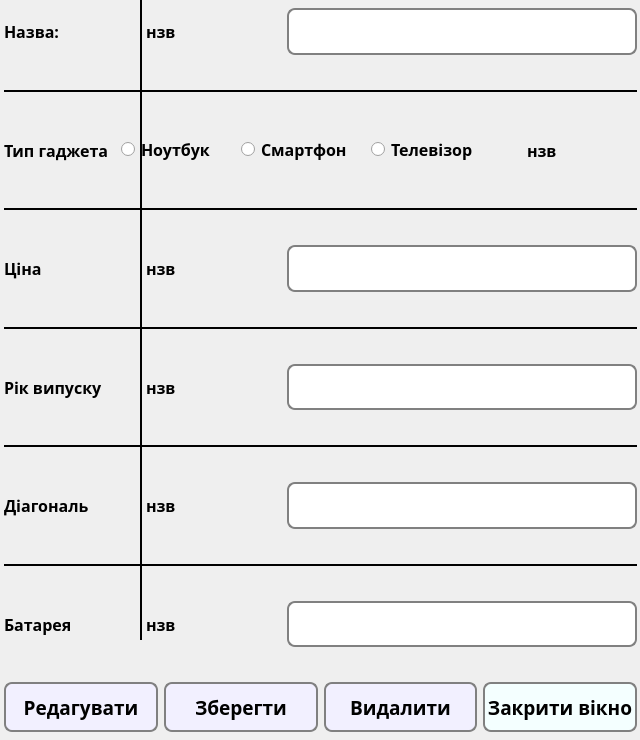
<?xml version="1.0" encoding="UTF-8"?>
<ui version="4.0">
 <class>show_device</class>
 <widget class="QDialog" name="show_device">
  <property name="geometry">
   <rect>
    <x>0</x>
    <y>0</y>
    <width>640</width>
    <height>740</height>
   </rect>
  </property>
  <property name="minimumSize">
   <size>
    <width>640</width>
    <height>740</height>
   </size>
  </property>
  <property name="maximumSize">
   <size>
    <width>640</width>
    <height>740</height>
   </size>
  </property>
  <property name="windowTitle">
   <string>Show device</string>
  </property>
  <widget class="QLabel" name="bg">
   <property name="geometry">
    <rect>
     <x>-30</x>
     <y>-20</y>
     <width>701</width>
     <height>801</height>
    </rect>
   </property>
   <property name="text">
    <string/>
   </property>
  </widget>
  <widget class="QWidget" name="layoutWidget">
   <property name="geometry">
    <rect>
     <x>-20</x>
     <y>-50</y>
     <width>681</width>
     <height>811</height>
    </rect>
   </property>
   <layout class="QVBoxLayout" name="verticalLayout">
    <property name="sizeConstraint">
     <enum>QLayout::SetMinimumSize</enum>
    </property>
    <property name="leftMargin">
     <number>24</number>
    </property>
    <property name="topMargin">
     <number>29</number>
    </property>
    <property name="rightMargin">
     <number>24</number>
    </property>
    <property name="bottomMargin">
     <number>29</number>
    </property>
    <item>
     <layout class="QHBoxLayout" name="horizontalLayout_2">
      <property name="topMargin">
       <number>29</number>
      </property>
      <property name="rightMargin">
       <number>0</number>
      </property>
      <property name="bottomMargin">
       <number>29</number>
      </property>
      <item>
       <widget class="QLabel" name="label">
        <property name="sizePolicy">
         <sizepolicy hsizetype="Preferred" vsizetype="Minimum">
          <horstretch>0</horstretch>
          <verstretch>0</verstretch>
         </sizepolicy>
        </property>
        <property name="font">
         <font>
          <family>Rockwell Condensed</family>
          <pointsize>12</pointsize>
          <bold>true</bold>
         </font>
        </property>
        <property name="text">
         <string>Назва:</string>
        </property>
       </widget>
      </item>
      <item>
       <widget class="QLabel" name="lname">
        <property name="font">
         <font>
          <family>Bahnschrift SemiBold Condensed</family>
          <pointsize>12</pointsize>
          <bold>true</bold>
         </font>
        </property>
        <property name="text">
         <string>нзв</string>
        </property>
       </widget>
      </item>
      <item>
       <widget class="QLineEdit" name="nameEdit">
        <property name="sizePolicy">
         <sizepolicy hsizetype="Preferred" vsizetype="Preferred">
          <horstretch>0</horstretch>
          <verstretch>0</verstretch>
         </sizepolicy>
        </property>
        <property name="minimumSize">
         <size>
          <width>350</width>
          <height>0</height>
         </size>
        </property>
        <property name="maximumSize">
         <size>
          <width>350</width>
          <height>16777215</height>
         </size>
        </property>
        <property name="font">
         <font>
          <family>Bahnschrift SemiBold Condensed</family>
          <pointsize>12</pointsize>
          <bold>true</bold>
         </font>
        </property>
        <property name="styleSheet">
         <string notr="true">  QLineEdit{
	border-radius: 8px;
	border: 2px solid grey;	
}

QLineEdit:focus{
	border: 2px solid #E0DAFF;
}</string>
        </property>
       </widget>
      </item>
     </layout>
    </item>
    <item>
     <widget class="Line" name="line">
      <property name="minimumSize">
       <size>
        <width>0</width>
        <height>2</height>
       </size>
      </property>
      <property name="maximumSize">
       <size>
        <width>16777215</width>
        <height>2</height>
       </size>
      </property>
      <property name="styleSheet">
       <string notr="true">height: 5px;
background-color:black;</string>
      </property>
      <property name="orientation">
       <enum>Qt::Horizontal</enum>
      </property>
     </widget>
    </item>
    <item>
     <layout class="QHBoxLayout" name="horizontalLayout_3">
      <property name="topMargin">
       <number>29</number>
      </property>
      <property name="rightMargin">
       <number>0</number>
      </property>
      <property name="bottomMargin">
       <number>29</number>
      </property>
      <item>
       <widget class="QLabel" name="label_6">
        <property name="font">
         <font>
          <family>Rockwell Condensed</family>
          <pointsize>12</pointsize>
          <bold>true</bold>
         </font>
        </property>
        <property name="text">
         <string>Тип гаджета</string>
        </property>
       </widget>
      </item>
      <item>
       <widget class="QWidget" name="typeEdit" native="true">
        <property name="minimumSize">
         <size>
          <width>400</width>
          <height>0</height>
         </size>
        </property>
        <property name="maximumSize">
         <size>
          <width>400</width>
          <height>16777215</height>
         </size>
        </property>
        <widget class="QRadioButton" name="laptop">
         <property name="geometry">
          <rect>
           <x>0</x>
           <y>10</y>
           <width>110</width>
           <height>24</height>
          </rect>
         </property>
         <property name="font">
          <font>
           <family>Bahnschrift SemiBold Condensed</family>
           <pointsize>12</pointsize>
           <bold>true</bold>
          </font>
         </property>
         <property name="text">
          <string>Ноутбук</string>
         </property>
        </widget>
        <widget class="QRadioButton" name="phone">
         <property name="geometry">
          <rect>
           <x>120</x>
           <y>10</y>
           <width>110</width>
           <height>24</height>
          </rect>
         </property>
         <property name="font">
          <font>
           <family>Bahnschrift SemiBold Condensed</family>
           <pointsize>12</pointsize>
           <bold>true</bold>
          </font>
         </property>
         <property name="text">
          <string>Смартфон</string>
         </property>
        </widget>
        <widget class="QRadioButton" name="tv">
         <property name="geometry">
          <rect>
           <x>250</x>
           <y>10</y>
           <width>110</width>
           <height>24</height>
          </rect>
         </property>
         <property name="font">
          <font>
           <family>Bahnschrift SemiBold Condensed</family>
           <pointsize>12</pointsize>
           <bold>true</bold>
          </font>
         </property>
         <property name="text">
          <string>Телевізор</string>
         </property>
        </widget>
       </widget>
      </item>
      <item>
       <widget class="QLabel" name="type">
        <property name="font">
         <font>
          <family>Bahnschrift SemiBold Condensed</family>
          <pointsize>12</pointsize>
          <bold>true</bold>
         </font>
        </property>
        <property name="text">
         <string>нзв</string>
        </property>
       </widget>
      </item>
     </layout>
    </item>
    <item>
     <widget class="Line" name="line_2">
      <property name="minimumSize">
       <size>
        <width>0</width>
        <height>2</height>
       </size>
      </property>
      <property name="maximumSize">
       <size>
        <width>16777215</width>
        <height>2</height>
       </size>
      </property>
      <property name="styleSheet">
       <string notr="true">height: 5px;
background-color:black;</string>
      </property>
      <property name="orientation">
       <enum>Qt::Horizontal</enum>
      </property>
     </widget>
    </item>
    <item>
     <layout class="QHBoxLayout" name="horizontalLayout_4">
      <property name="topMargin">
       <number>29</number>
      </property>
      <property name="rightMargin">
       <number>0</number>
      </property>
      <property name="bottomMargin">
       <number>29</number>
      </property>
      <item>
       <widget class="QLabel" name="label_2">
        <property name="font">
         <font>
          <family>Rockwell Condensed</family>
          <pointsize>12</pointsize>
          <bold>true</bold>
         </font>
        </property>
        <property name="text">
         <string>Ціна</string>
        </property>
       </widget>
      </item>
      <item>
       <widget class="QLabel" name="price">
        <property name="font">
         <font>
          <family>Bahnschrift SemiBold Condensed</family>
          <pointsize>12</pointsize>
          <bold>true</bold>
         </font>
        </property>
        <property name="text">
         <string>нзв</string>
        </property>
       </widget>
      </item>
      <item>
       <widget class="QLineEdit" name="priceEdit">
        <property name="sizePolicy">
         <sizepolicy hsizetype="Preferred" vsizetype="Preferred">
          <horstretch>0</horstretch>
          <verstretch>0</verstretch>
         </sizepolicy>
        </property>
        <property name="minimumSize">
         <size>
          <width>350</width>
          <height>0</height>
         </size>
        </property>
        <property name="maximumSize">
         <size>
          <width>350</width>
          <height>16777215</height>
         </size>
        </property>
        <property name="font">
         <font>
          <family>Bahnschrift SemiBold Condensed</family>
          <pointsize>12</pointsize>
          <bold>true</bold>
         </font>
        </property>
        <property name="styleSheet">
         <string notr="true">  QLineEdit{
	border-radius: 8px;
	border: 2px solid grey;	
}

QLineEdit:focus{
	border: 2px solid #E0DAFF;
}</string>
        </property>
       </widget>
      </item>
     </layout>
    </item>
    <item>
     <widget class="Line" name="line_3">
      <property name="minimumSize">
       <size>
        <width>0</width>
        <height>2</height>
       </size>
      </property>
      <property name="maximumSize">
       <size>
        <width>16777215</width>
        <height>2</height>
       </size>
      </property>
      <property name="styleSheet">
       <string notr="true">height: 5px;
background-color:black;</string>
      </property>
      <property name="orientation">
       <enum>Qt::Horizontal</enum>
      </property>
     </widget>
    </item>
    <item>
     <layout class="QHBoxLayout" name="horizontalLayout_5">
      <property name="topMargin">
       <number>29</number>
      </property>
      <property name="rightMargin">
       <number>0</number>
      </property>
      <property name="bottomMargin">
       <number>29</number>
      </property>
      <item>
       <widget class="QLabel" name="label_3">
        <property name="font">
         <font>
          <family>Rockwell Condensed</family>
          <pointsize>12</pointsize>
          <bold>true</bold>
         </font>
        </property>
        <property name="text">
         <string>Рік випуску</string>
        </property>
       </widget>
      </item>
      <item>
       <widget class="QLabel" name="year">
        <property name="font">
         <font>
          <family>Bahnschrift SemiBold Condensed</family>
          <pointsize>12</pointsize>
          <bold>true</bold>
         </font>
        </property>
        <property name="text">
         <string>нзв</string>
        </property>
       </widget>
      </item>
      <item>
       <widget class="QLineEdit" name="yearEdit">
        <property name="sizePolicy">
         <sizepolicy hsizetype="Preferred" vsizetype="Preferred">
          <horstretch>0</horstretch>
          <verstretch>0</verstretch>
         </sizepolicy>
        </property>
        <property name="minimumSize">
         <size>
          <width>350</width>
          <height>0</height>
         </size>
        </property>
        <property name="maximumSize">
         <size>
          <width>350</width>
          <height>16777215</height>
         </size>
        </property>
        <property name="font">
         <font>
          <family>Bahnschrift SemiBold Condensed</family>
          <pointsize>12</pointsize>
          <bold>true</bold>
         </font>
        </property>
        <property name="styleSheet">
         <string notr="true">  QLineEdit{
	border-radius: 8px;
	border: 2px solid grey;	
}

QLineEdit:focus{
	border: 2px solid #E0DAFF;
}</string>
        </property>
       </widget>
      </item>
     </layout>
    </item>
    <item>
     <widget class="Line" name="line_4">
      <property name="minimumSize">
       <size>
        <width>0</width>
        <height>2</height>
       </size>
      </property>
      <property name="maximumSize">
       <size>
        <width>16777215</width>
        <height>2</height>
       </size>
      </property>
      <property name="styleSheet">
       <string notr="true">height: 5px;
background-color:black;</string>
      </property>
      <property name="orientation">
       <enum>Qt::Horizontal</enum>
      </property>
     </widget>
    </item>
    <item>
     <layout class="QHBoxLayout" name="horizontalLayout_6">
      <property name="topMargin">
       <number>29</number>
      </property>
      <property name="rightMargin">
       <number>0</number>
      </property>
      <property name="bottomMargin">
       <number>29</number>
      </property>
      <item>
       <widget class="QLabel" name="label_4">
        <property name="font">
         <font>
          <family>Rockwell Condensed</family>
          <pointsize>12</pointsize>
          <bold>true</bold>
         </font>
        </property>
        <property name="text">
         <string>Діагональ</string>
        </property>
       </widget>
      </item>
      <item>
       <widget class="QLabel" name="display">
        <property name="font">
         <font>
          <family>Bahnschrift SemiBold Condensed</family>
          <pointsize>12</pointsize>
          <bold>true</bold>
         </font>
        </property>
        <property name="text">
         <string>нзв</string>
        </property>
       </widget>
      </item>
      <item>
       <widget class="QLineEdit" name="displayEdit">
        <property name="sizePolicy">
         <sizepolicy hsizetype="Preferred" vsizetype="Preferred">
          <horstretch>0</horstretch>
          <verstretch>0</verstretch>
         </sizepolicy>
        </property>
        <property name="minimumSize">
         <size>
          <width>350</width>
          <height>0</height>
         </size>
        </property>
        <property name="maximumSize">
         <size>
          <width>350</width>
          <height>16777215</height>
         </size>
        </property>
        <property name="font">
         <font>
          <family>Bahnschrift SemiBold Condensed</family>
          <pointsize>12</pointsize>
          <bold>true</bold>
         </font>
        </property>
        <property name="styleSheet">
         <string notr="true">  QLineEdit{
	border-radius: 8px;
	border: 2px solid grey;	
}

QLineEdit:focus{
	border: 2px solid #E0DAFF;
}</string>
        </property>
       </widget>
      </item>
     </layout>
    </item>
    <item>
     <widget class="Line" name="line_5">
      <property name="minimumSize">
       <size>
        <width>0</width>
        <height>2</height>
       </size>
      </property>
      <property name="maximumSize">
       <size>
        <width>16777215</width>
        <height>2</height>
       </size>
      </property>
      <property name="styleSheet">
       <string notr="true">height: 5px;
background-color:black;</string>
      </property>
      <property name="orientation">
       <enum>Qt::Horizontal</enum>
      </property>
     </widget>
    </item>
    <item>
     <layout class="QHBoxLayout" name="horizontalLayout_7">
      <property name="topMargin">
       <number>29</number>
      </property>
      <property name="rightMargin">
       <number>0</number>
      </property>
      <property name="bottomMargin">
       <number>29</number>
      </property>
      <item>
       <widget class="QLabel" name="label_5">
        <property name="font">
         <font>
          <family>Rockwell Condensed</family>
          <pointsize>12</pointsize>
          <bold>true</bold>
         </font>
        </property>
        <property name="text">
         <string>Батарея</string>
        </property>
       </widget>
      </item>
      <item>
       <widget class="QLabel" name="battery">
        <property name="font">
         <font>
          <family>Bahnschrift SemiBold Condensed</family>
          <pointsize>12</pointsize>
          <bold>true</bold>
         </font>
        </property>
        <property name="text">
         <string>нзв</string>
        </property>
       </widget>
      </item>
      <item>
       <widget class="QLineEdit" name="batteryEdit">
        <property name="sizePolicy">
         <sizepolicy hsizetype="Preferred" vsizetype="Preferred">
          <horstretch>0</horstretch>
          <verstretch>0</verstretch>
         </sizepolicy>
        </property>
        <property name="minimumSize">
         <size>
          <width>350</width>
          <height>0</height>
         </size>
        </property>
        <property name="maximumSize">
         <size>
          <width>350</width>
          <height>16777215</height>
         </size>
        </property>
        <property name="font">
         <font>
          <family>Bahnschrift SemiBold Condensed</family>
          <pointsize>12</pointsize>
          <bold>true</bold>
         </font>
        </property>
        <property name="styleSheet">
         <string notr="true">  QLineEdit{
	border-radius: 8px;
	border: 2px solid grey;	
}

QLineEdit:focus{
	border: 2px solid #E0DAFF;
}</string>
        </property>
       </widget>
      </item>
     </layout>
    </item>
    <item>
     <layout class="QHBoxLayout" name="horizontalLayout">
      <item>
       <widget class="QPushButton" name="pushButton">
        <property name="minimumSize">
         <size>
          <width>0</width>
          <height>50</height>
         </size>
        </property>
        <property name="maximumSize">
         <size>
          <width>16777215</width>
          <height>50</height>
         </size>
        </property>
        <property name="font">
         <font>
          <family>Rockwell Extra Bold</family>
          <pointsize>14</pointsize>
          <bold>true</bold>
         </font>
        </property>
        <property name="styleSheet">
         <string notr="true">QPushButton{
	background-color: #F2F0FF;
	border-radius: 8px;
	border: 2px solid grey;	
}
QPushButton:hover{
	background-color: #E0DAFF;

}
</string>
        </property>
        <property name="text">
         <string>Редагувати</string>
        </property>
       </widget>
      </item>
      <item>
       <widget class="QPushButton" name="save">
        <property name="minimumSize">
         <size>
          <width>0</width>
          <height>50</height>
         </size>
        </property>
        <property name="maximumSize">
         <size>
          <width>16777215</width>
          <height>50</height>
         </size>
        </property>
        <property name="font">
         <font>
          <family>Rockwell Extra Bold</family>
          <pointsize>14</pointsize>
          <bold>true</bold>
         </font>
        </property>
        <property name="styleSheet">
         <string notr="true">QPushButton{
	background-color: #F2F0FF;
	border-radius: 8px;
	border: 2px solid grey;	
}
QPushButton:hover{
	background-color: #E0DAFF;

}
</string>
        </property>
        <property name="text">
         <string>Зберегти</string>
        </property>
       </widget>
      </item>
      <item>
       <widget class="QPushButton" name="pushButton_3">
        <property name="minimumSize">
         <size>
          <width>0</width>
          <height>50</height>
         </size>
        </property>
        <property name="maximumSize">
         <size>
          <width>16777215</width>
          <height>50</height>
         </size>
        </property>
        <property name="font">
         <font>
          <family>Rockwell Extra Bold</family>
          <pointsize>14</pointsize>
          <bold>true</bold>
         </font>
        </property>
        <property name="styleSheet">
         <string notr="true">QPushButton{
	background-color: #F2F0FF;
	border-radius: 8px;
	border: 2px solid grey;	
}
QPushButton:hover{
	background-color: #E0DAFF;

}
</string>
        </property>
        <property name="text">
         <string>Видалити</string>
        </property>
       </widget>
      </item>
      <item>
       <widget class="QPushButton" name="pushButton_2">
        <property name="minimumSize">
         <size>
          <width>0</width>
          <height>50</height>
         </size>
        </property>
        <property name="maximumSize">
         <size>
          <width>16777215</width>
          <height>50</height>
         </size>
        </property>
        <property name="font">
         <font>
          <family>Rockwell Extra Bold</family>
          <pointsize>14</pointsize>
          <bold>true</bold>
         </font>
        </property>
        <property name="styleSheet">
         <string notr="true">QPushButton{
	background-color: #F4FFFF;
	border-radius: 8px;
	border: 2px solid grey;	
}
QPushButton:hover{
	background-color:  #dbffff;

}
</string>
        </property>
        <property name="text">
         <string>Закрити вікно</string>
        </property>
       </widget>
      </item>
     </layout>
    </item>
   </layout>
  </widget>
  <widget class="Line" name="line_6">
   <property name="geometry">
    <rect>
     <x>140</x>
     <y>0</y>
     <width>2</width>
     <height>640</height>
    </rect>
   </property>
   <property name="minimumSize">
    <size>
     <width>0</width>
     <height>640</height>
    </size>
   </property>
   <property name="maximumSize">
    <size>
     <width>2</width>
     <height>640</height>
    </size>
   </property>
   <property name="styleSheet">
    <string notr="true">height: 40px;
background-color:black;</string>
   </property>
   <property name="orientation">
    <enum>Qt::Vertical</enum>
   </property>
  </widget>
 </widget>
 <resources/>
 <connections/>
</ui>
